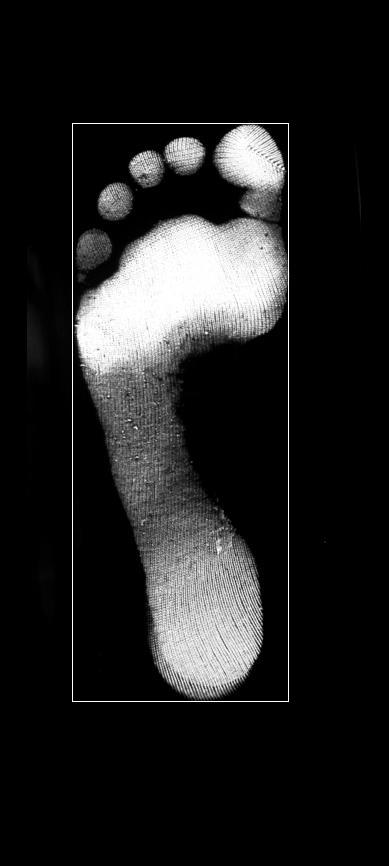
%> input picture rectImage.jpg, 389 x 866 px
$ octave --eval "result = footRectDetector(imread('rectImage.jpg'));"   (GNU Octave 9; MATLAB toolbox functions it lacks are replaced by stand-ins)
%> lines starting %> are read from the running program, lines starting %| are printed output that depends on the picture; in (x1, y1, x2, y2) boxes, pixels count from 0 and x2, y2 are one past the last pixel; in counts of white or black regions, pixels touching at a corner belong together; the program's own positions count from 1
### boundary_prop.m
function img = boundary_prop(img,BOUNDARY_RATE)
%BOUNDARY_RATE=0.02;
[r,c,~]=size(img);
b_r=round(r*BOUNDARY_RATE);
b_c=round(c*BOUNDARY_RATE);
img(1:b_r,:)=0;
img(r-b_r:r,:)=0;
img(:,1:b_c)=0;
img(:,c-b_c:c)=0;
end

### get_thresh.m
function th=get_thresh(img)
h=imhist(img);
dh=diff(h);
th1 = 5;
for i=1:length(dh)-1
    if abs(dh(length(dh)-i))>2000
        th1=length(dh)-i+5;
        break;
    end
end
th2 = graythresh(img)*255/2;
th = (th1 + th2)/2;
end

### footRectDetector.m
function [rect,draw_img]=footRectDetector(img)
[~,~,channel]=size(img);
if channel>1
    img=img(:,:,1);
end
img=boundary_prop(img,0.07);
[img_x,img_y]=size(img);
x1=img(1:fix(img_x/2),:);
x2=img(fix(img_x/2):end,:);
th1 = get_thresh(x1);
th2 = get_thresh(x2);
th_b = max(th1, th2);
th_r = min(th1, th2);
max_col = max(img); max_row = max(img');
max_col_b = max2b(max_col,th_b);
max_row_b = max2b(max_row,th_r);
key_col = search_point(max_col_b);
key_col = max_key(key_col);
key_row = search_point(max_row_b);
w = double((key_col(end)-key_col(1))/img_y);
h = double((key_row(end)-key_row(1))/img_x);
sc = double(key_col(1)/img_y);
sr = double(key_row(1)/img_x);
rect = [sr,sc,w,h];
draw_img = draw_rect(img, rect);
    function img = draw_rect(img,label)
        [r,c,l]=size(img);
        p_col = round(c*label(2));
        p_row = round(r*label(1));
        p_w = round(c*label(3));
        p_h = round(r*label(4));
        img(p_row,p_col:p_col+p_w) = 255;
        img(p_row+p_h,p_col:p_col+p_w) = 255;
        img(p_row:p_row+p_h,p_col) = 255;
        img(p_row:p_row+p_h,p_col+p_w) = 255;
    end
% [10 lines of commented-out code are left out]
    function th=get_thresh(img)
        h=imhist(img);
        dh=diff(h);
        th1 = 5;
        for i=1:length(dh)-1
            if abs(dh(length(dh)-i))>2000
                th1=length(dh)-i+5;
                break;
            end
        end
        th2 = graythresh(img)*255/2;
        th = (th1 + th2)/2;
    end
    function y=max2b(x,threshold)
        for i=1:length(x)
            if x(i)>threshold
                x(i) = 1;
            else
                x(i) = 0;
            end
        end
        y=x;
    end
    function key_point=search_point(max_col_b)
        key_point=[];
        for i=1:length(max_col_b)-1
            if max_col_b(i)+max_col_b(i+1)==1
                key_point(end+1)=i;
            end
        end
        if length(key_point)<2
            key_point = [1,key_point,length(max_col_b)];
        end
    end
    function key=max_key(key_point)
        max_l=0;
        for i=1:length(key_point)-1
            LL=key_point(i+1)-key_point(i);
            if LL>max_l
                index=i;
                max_l=LL;
            end
        end
        key=[key_point(index),key_point(index+1)];
    end
end
%> in boundary_prop, img is the input picture: size 866x389 uint8; min 0, max 255, mean 32.3
%> in boundary_prop, `img(:,1:b_c)=0;`: img: size 866x389 uint8; 0.06% of pixels changed, all inside (x1, y1, x2, y2) = (24, 240, 27, 496)
%> in boundary_prop, `img(:,c-b_c:c)=0;`: img: size 866x389 uint8; min 0, max 255, mean 32.3; mean of the top-left, top-right, bottom-left and bottom-right quarters 49.4, 36.4, 21.4, 21.9
%> in footRectDetector, `x1=img(1:fix(img_x/2),:);`:
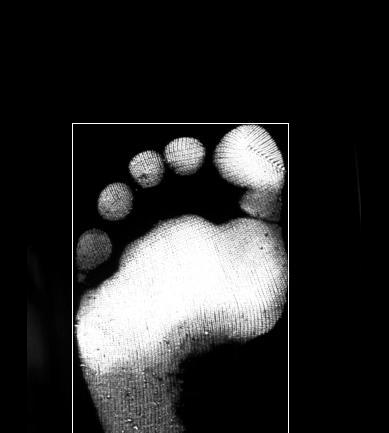
%> x1: size 433x389 uint8; min 0, max 255, mean 42.9
%> in footRectDetector, `x2=img(fix(img_x/2):end,:);`:
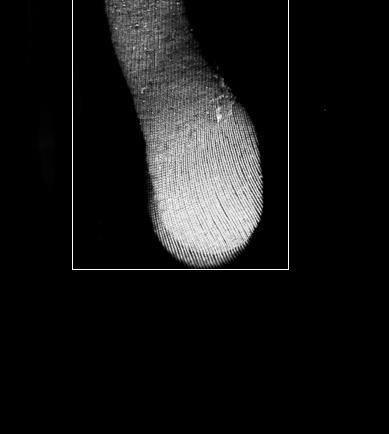
%> x2: size 434x389 uint8; min 0, max 255, mean 21.6
%> in get_thresh, `h=imhist(img);`: h = 256 values, max 113841 at index 1, min 69 at index 35, mean 658
%> in get_thresh, `dh=diff(h);`: dh = 255 values, max 985 at index 254, min -110788 at index 1, mean -435.6
%> after the loop in get_thresh, `for i=1:length(dh)-1`: th1 = 6
%> in get_thresh, `th2 = graythresh(img)*255/2;`: th2 = 55
%> in get_thresh, `th = (th1 + th2)/2;`: th = 30.5
%> in footRectDetector, `th2 = get_thresh(x2);`: th2 = 23.75
%> in footRectDetector, `th_b = max(th1, th2);`: th_b = 30.5
%> in footRectDetector, `th_r = min(th1, th2);`: th_r = 23.75
%> in footRectDetector, `max_col = max(img)`: max_col = 389 values, max 255 at index 73, min 0 at index 1, mean 144.5
%> in footRectDetector, `max_row = max(img')`: max_row = 866 values, max 255 at index 124, min 0 at index 1, mean 170.2
%> after the loop in max2b, `for i=1:length(x)`: x = 389 values, max 1 at index 73, min 0 at index 1, mean 0.56
%> in max2b, `y=x;`: y has the same summary as x
%> in footRectDetector, `max_col_b = max2b(max_col,th_b);`: max_col_b has the same summary as x in max2b
%> in footRectDetector, `max_row_b = max2b(max_row,th_r);`: max_row_b = 866 values, max 1 at index 122, min 0 at index 1, mean 0.67
%> after the loop in search_point, `for i=1:length(max_col_b)-1`: key_point = [72 290]
%> the loop in max_key, `for i=1:length(key_point)-1` made 1 pass
%> (LL, max_l) on pass 1: (218, 218)
%> in footRectDetector, `key_row = search_point(max_row_b);`: key_row = [121 122 123 702]
%> in footRectDetector, `w = double((key_col(end)-key_col(1))/img_y);`: w = 0.56
%> in footRectDetector, `h = double((key_row(end)-key_row(1))/img_x);`: h = 0.671
%> in footRectDetector, `sc = double(key_col(1)/img_y);`: sc = 0.185
%> in footRectDetector, `sr = double(key_row(1)/img_x);`: sr = 0.14
%> in footRectDetector, `rect = [sr,sc,w,h];`: rect = [0.14 0.185 0.56 0.671]
%> in draw_rect, `p_col = round(c*label(2));`: p_col = 72
%> in draw_rect, `p_row = round(r*label(1));`: p_row = 121
%> in draw_rect, `p_w = round(c*label(3));`: p_w = 218
%> in draw_rect, `p_h = round(r*label(4));`: p_h = 581
%> in draw_rect, `img(p_row+p_h,p_col:p_col+p_w) = 255;`: img: size 866x389 uint8; min 0, max 255, mean 32.4; mean of the top-left, top-right, bottom-left and bottom-right quarters 49.8, 36.7, 21.4, 21.9
%> in draw_rect, `img(p_row:p_row+p_h,p_col+p_w) = 255;`:
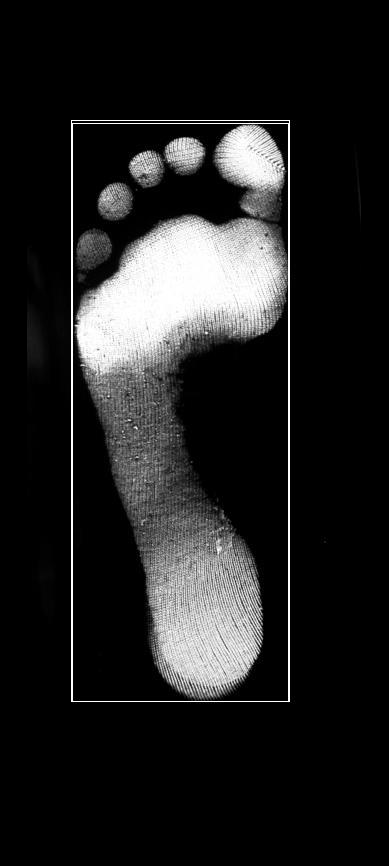
%> img: size 866x389 uint8; min 0, max 255, mean 33.3
%> `result = footRectDetector(imread('rectImage.jpg'));`: result = [0.14 0.185 0.56 0.671]

$ run again, on 10745.jpg
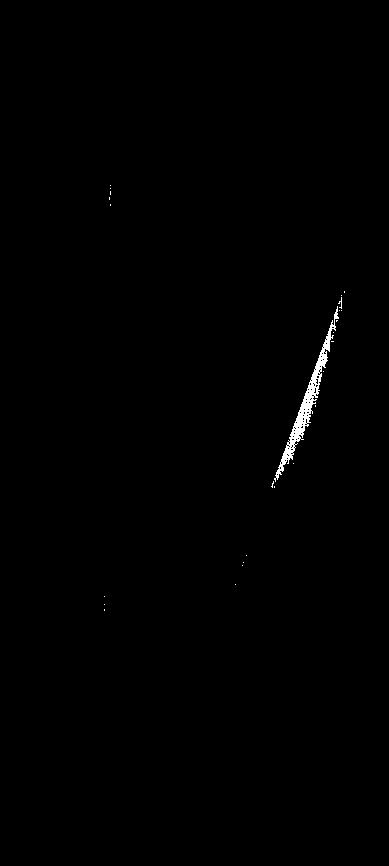
%> input picture 10745.jpg, 389 x 866 px
%> in boundary_prop, img is the input picture: size 866x389 uint8; min 0, max 255, mean 1.1
%> in footRectDetector, `x1=img(1:fix(img_x/2),:);`:
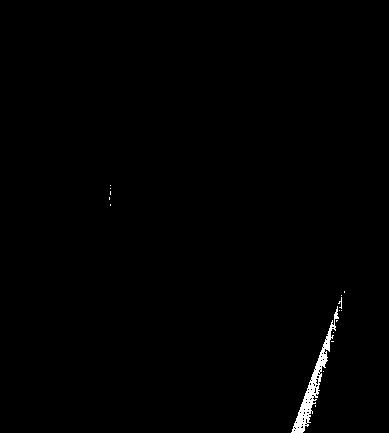
%> x1: size 433x389 uint8; min 0, max 255, mean 1.6
%> in get_thresh, `h=imhist(img);`: h = 256 values, max 166544 at index 1, min 0 at index 25, mean 658
%> dh = 255 values, max 482 at index 255, min -166468 at index 1, mean -651
%> after the loop in get_thresh, `for i=1:length(dh)-1`: th1 = 6
%> in get_thresh, `th2 = graythresh(img)*255/2;`: th2 = 64.75
%> th = 35.38
%> in footRectDetector, `th2 = get_thresh(x2);`: th2 = 35.88
%> th_r = 35.38
%> max_col = 389 values, max 255 at index 105, min 0 at index 1, mean 52.9
%> max_row = 866 values, max 255 at index 186, min 0 at index 1, mean 63.41
%> after the loop in max2b, `for i=1:length(x)`: x = 389 values, max 1 at index 105, min 0 at index 1, mean 0.203
%> y has the same summary as x
%> max_col_b has the same summary as x in max2b
%> max_row_b = 866 values, max 1 at index 186, min 0 at index 1, mean 0.246
%> after the loop in search_point, `for i=1:length(max_col_b)-1`: key_point = [104 105 109 111 235 236 242 244 246 247 271 342 344 345]
%> in footRectDetector, `key_col = search_point(max_col_b);`: key_col has the same summary as key_point in search_point
%> the loop in max_key, `for i=1:length(key_point)-1` made 13 passes
%> (LL, max_l) on passes 1, 2, 4: (1, 1), (4, 4), (124, 124)
%> key = [111 235]
%> key_row = 30 values from 185 to 611
%> w = 0.319
%> in footRectDetector, `h = double((key_row(end)-key_row(1))/img_x);`: h = 0.492
%> sc = 0.285
%> sr = 0.214
%> rect = [0.214 0.285 0.319 0.492]
%> p_col = 111
%> p_row = 185
%> p_w = 124
%> p_h = 426
%> in draw_rect, `img(p_row:p_row+p_h,p_col+p_w) = 255;`:
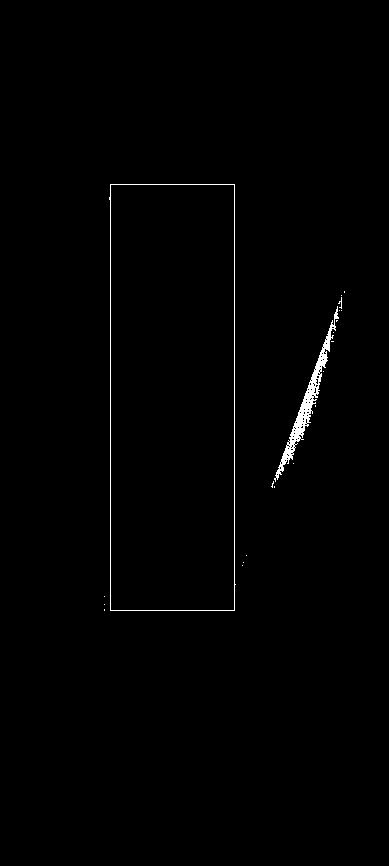
%> img: size 866x389 uint8; min 0, max 255, mean 1.9
%> result = [0.214 0.285 0.319 0.492]

$ run again, on 11525.jpg
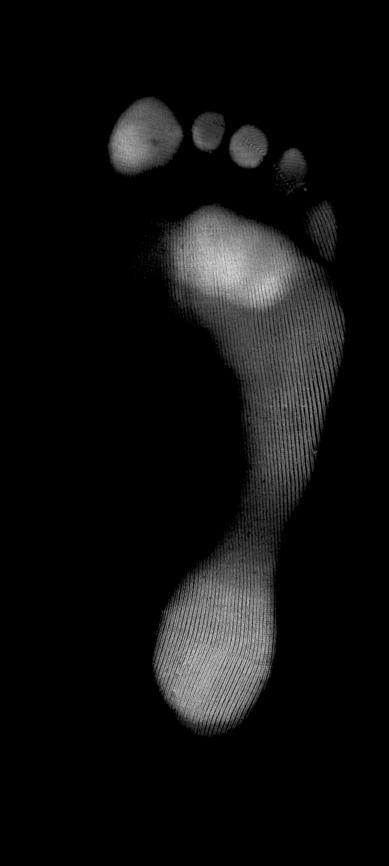
%> input picture 11525.jpg, 389 x 866 px
%> in boundary_prop, img is the input picture: size 866x389 uint8; min 0, max 227, mean 15.8
%> in footRectDetector, `x2=img(fix(img_x/2):end,:);`:
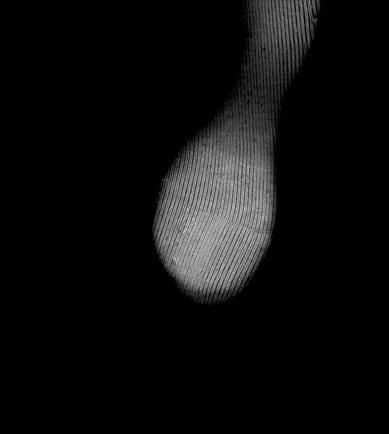
%> x2: size 434x389 uint8; min 0, max 203, mean 13.6
%> in get_thresh, `h=imhist(img);`: h = 256 values, max 126759 at index 1, min 0 at index 211, mean 658
%> dh = 255 values, max 85 at index 76, min -125304 at index 1, mean -497.1
%> after the loop in get_thresh, `for i=1:length(dh)-1`: th1 = 6
%> in get_thresh, `th2 = graythresh(img)*255/2;`: th2 = 24.5
%> th = 15.25
%> in footRectDetector, `th2 = get_thresh(x2);`: th2 = 17.5
%> th_r = 15.25
%> max_col = 389 values, max 227 at index 264, min 0 at index 1, mean 95.58
%> max_row = 866 values, max 227 at index 290, min 0 at index 1, mean 93.34
%> after the loop in max2b, `for i=1:length(x)`: x = 389 values, max 1 at index 109, min 0 at index 1, mean 0.612
%> y has the same summary as x
%> max_col_b has the same summary as x in max2b
%> max_row_b = 866 values, max 1 at index 97, min 0 at index 1, mean 0.732
%> after the loop in search_point, `for i=1:length(max_col_b)-1`: key_point = [108 346]
%> the loop in max_key, `for i=1:length(key_point)-1` made 1 pass
%> (LL, max_l) on pass 1: (238, 238)
%> key_row = [96 195 201 736]
%> w = 0.612
%> in footRectDetector, `h = double((key_row(end)-key_row(1))/img_x);`: h = 0.739
%> sc = 0.278
%> sr = 0.111
%> rect = [0.111 0.278 0.612 0.739]
%> p_col = 108
%> p_row = 96
%> p_w = 238
%> p_h = 640
%> in draw_rect, `img(p_row:p_row+p_h,p_col+p_w) = 255;`:
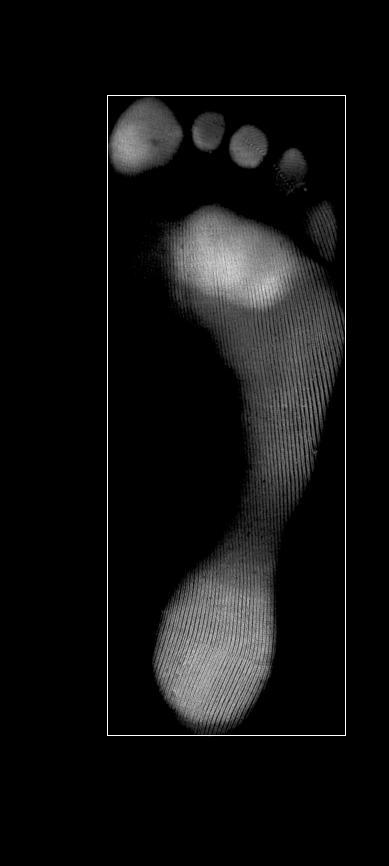
%> img: size 866x389 uint8; min 0, max 255, mean 17.1
%> result = [0.111 0.278 0.612 0.739]

$ run again, on 12566.jpg
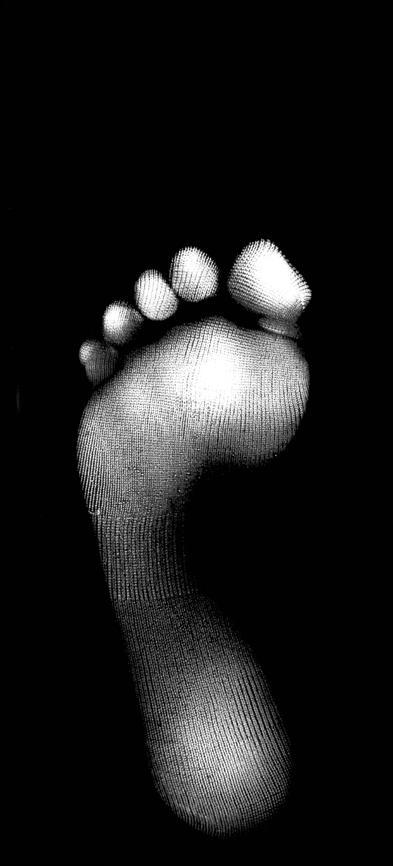
%> input picture 12566.jpg, 393 x 866 px
%> in footRectDetector, `x2=img(fix(img_x/2):end,:);`:
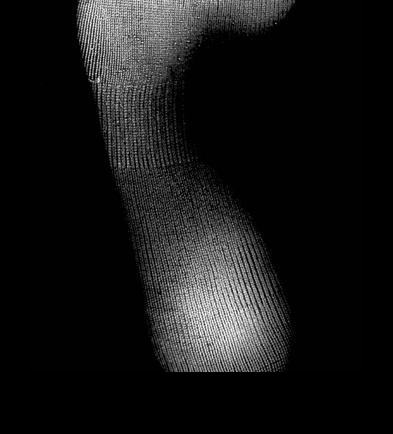
%> x2: size 434x393 uint8; min 0, max 255, mean 22.6
%> in get_thresh, `h=imhist(img);`: h = 256 values, max 88128 at index 2, min 52 at index 37, mean 664.7
%> dh = 255 values, max 41126 at index 1, min -87605 at index 2, mean -175.1
%> after the loop in get_thresh, `for i=1:length(dh)-1`: th1 = 7
%> in get_thresh, `th2 = graythresh(img)*255/2;`: th2 = 49.5
%> th = 28.25
%> in footRectDetector, `th2 = get_thresh(x2);`: th2 = 19
%> th_b = 28.25
%> th_r = 19
%> max_col = 393 values, max 255 at index 93, min 0 at index 1, mean 149.6
%> max_row = 866 values, max 255 at index 244, min 0 at index 1, mean 134.9
%> after the loop in max2b, `for i=1:length(x)`: x = 393 values, max 1 at index 77, min 0 at index 1, mean 0.601
%> y has the same summary as x
%> max_col_b has the same summary as x in max2b
%> max_row_b = 866 values, max 1 at index 239, min 0 at index 1, mean 0.654
%> after the loop in search_point, `for i=1:length(max_col_b)-1`: key_point = [76 312]
%> the loop in max_key, `for i=1:length(key_point)-1` made 1 pass
%> (LL, max_l) on pass 1: (236, 236)
%> key_row = [238 804]
%> w = 0.601
%> in footRectDetector, `h = double((key_row(end)-key_row(1))/img_x);`: h = 0.654
%> sc = 0.193
%> sr = 0.275
%> rect = [0.275 0.193 0.601 0.654]
%> p_col = 76
%> p_row = 238
%> p_w = 236
%> p_h = 566
%> in draw_rect, `img(p_row:p_row+p_h,p_col+p_w) = 255;`:
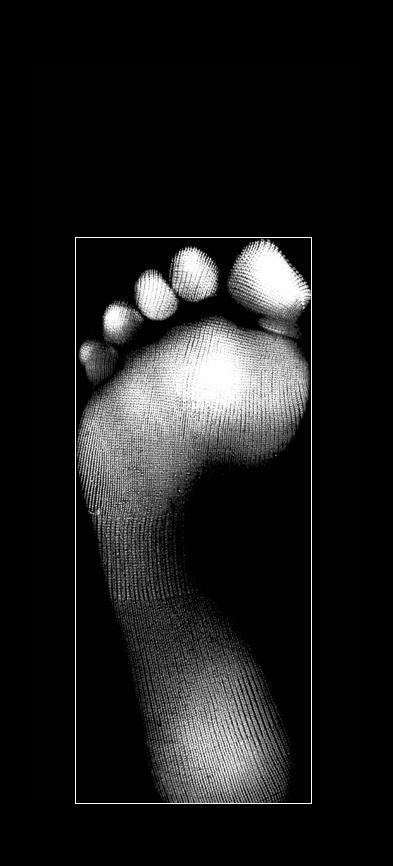
%> img: size 866x393 uint8; min 0, max 255, mean 28.5
%> result = [0.275 0.193 0.601 0.654]
